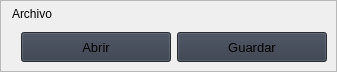
                        <widget class="QFrame" name="layout_01">
                         <property name="maximumSize">
                          <size>
                           <width>16777215</width>
                           <height>70</height>
                          </size>
                         </property>
                         <property name="frameShape">
                          <enum>QFrame::Shape::StyledPanel</enum>
                         </property>
                         <property name="frameShadow">
                          <enum>QFrame::Shadow::Raised</enum>
                         </property>
                         <layout class="QGridLayout" name="gridLayout_3">
                          <property name="topMargin">
                           <number>0</number>
                          </property>
                          <property name="rightMargin">
                           <number>0</number>
                          </property>
                          <property name="bottomMargin">
                           <number>0</number>
                          </property>
                          <property name="horizontalSpacing">
                           <number>0</number>
                          </property>
                          <item row="0" column="0">
                           <widget class="QFrame" name="layout_label_buttons">
                            <property name="minimumSize">
                             <size>
                              <width>0</width>
                              <height>70</height>
                             </size>
                            </property>
                            <property name="maximumSize">
                             <size>
                              <width>16777215</width>
                              <height>70</height>
                             </size>
                            </property>
                            <property name="layoutDirection">
                             <enum>Qt::LayoutDirection::LeftToRight</enum>
                            </property>
                            <property name="frameShape">
                             <enum>QFrame::Shape::NoFrame</enum>
                            </property>
                            <property name="frameShadow">
                             <enum>QFrame::Shadow::Raised</enum>
                            </property>
                            <layout class="QVBoxLayout" name="verticalLayout_22">
                             <property name="leftMargin">
                              <number>0</number>
                             </property>
                             <property name="topMargin">
                              <number>0</number>
                             </property>
                             <property name="rightMargin">
                              <number>0</number>
                             </property>
                             <property name="bottomMargin">
                              <number>9</number>
                             </property>
                             <item>
                              <widget class="QLabel" name="label_4">
                               <property name="text">
                                <string>Archivo</string>
                               </property>
                              </widget>
                             </item>
                             <item alignment="Qt::AlignmentFlag::AlignLeft">
                              <widget class="QFrame" name="layout_two_buttons">
                               <property name="maximumSize">
                                <size>
                                 <width>16777215</width>
                                 <height>40</height>
                                </size>
                               </property>
                               <property name="layoutDirection">
                                <enum>Qt::LayoutDirection::LeftToRight</enum>
                               </property>
                               <property name="frameShape">
                                <enum>QFrame::Shape::NoFrame</enum>
                               </property>
                               <property name="frameShadow">
                                <enum>QFrame::Shadow::Raised</enum>
                               </property>
                               <layout class="QHBoxLayout" name="horizontalLayout_6">
                                <property name="spacing">
                                 <number>6</number>
                                </property>
                                <property name="topMargin">
                                 <number>0</number>
                                </property>
                                <property name="bottomMargin">
                                 <number>0</number>
                                </property>
                                <item>
                                 <widget class="QPushButton" name="btn_openFile">
                                  <property name="minimumSize">
                                   <size>
                                    <width>150</width>
                                    <height>30</height>
                                   </size>
                                  </property>
                                  <property name="maximumSize">
                                   <size>
                                    <width>100</width>
                                    <height>16777215</height>
                                   </size>
                                  </property>
                                  <property name="font">
                                   <font>
                                    <family>Segoe UI</family>
                                    <pointsize>10</pointsize>
                                    <italic>false</italic>
                                    <bold>false</bold>
                                   </font>
                                  </property>
                                  <property name="cursor">
                                   <cursorShape>PointingHandCursor</cursorShape>
                                  </property>
                                  <property name="styleSheet">
                                   <string notr="true">background-color: rgb(52, 59, 72);</string>
                                  </property>
                                  <property name="text">
                                   <string>Abrir</string>
                                  </property>
                                  <property name="icon">
                                   <iconset resource="resources.qrc">
                                    <normaloff>:/icons/images/icons/cil-folder-open.png</normaloff>:/icons/images/icons/cil-folder-open.png</iconset>
                                  </property>
                                 </widget>
                                </item>
                                <item>
                                 <widget class="QPushButton" name="btn_saveFile">
                                  <property name="minimumSize">
                                   <size>
                                    <width>150</width>
                                    <height>30</height>
                                   </size>
                                  </property>
                                  <property name="maximumSize">
                                   <size>
                                    <width>100</width>
                                    <height>16777215</height>
                                   </size>
                                  </property>
                                  <property name="font">
                                   <font>
                                    <family>Segoe UI</family>
                                    <pointsize>10</pointsize>
                                    <italic>false</italic>
                                    <bold>false</bold>
                                   </font>
                                  </property>
                                  <property name="cursor">
                                   <cursorShape>PointingHandCursor</cursorShape>
                                  </property>
                                  <property name="styleSheet">
                                   <string notr="true">background-color: rgb(52, 59, 72);</string>
                                  </property>
                                  <property name="text">
                                   <string>Guardar</string>
                                  </property>
                                  <property name="icon">
                                   <iconset resource="resources.qrc">
                                    <normaloff>:/icons/images/icons/cil-save.png</normaloff>:/icons/images/icons/cil-save.png</iconset>
                                  </property>
                                 </widget>
                                </item>
                               </layout>
                              </widget>
                             </item>
                            </layout>
                           </widget>
                          </item>
                         </layout>
                        </widget>
